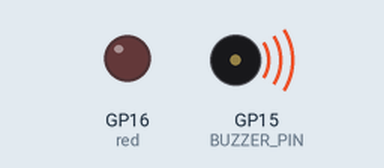
This program was run on a simulated Raspberry Pi Pico running MicroPython. Shown: output pins drawn as LEDs (lit = HIGH), buzzer (waves = sounding). At 6.8 s the program stops and its outputs stay as they are.

Above: at 0.2 s.
At 6.8 s:
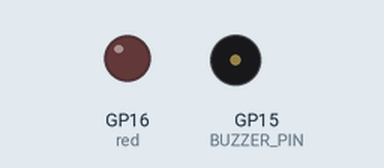
Timing chart, 0 to 8.3 s (numbered marks = the images above):
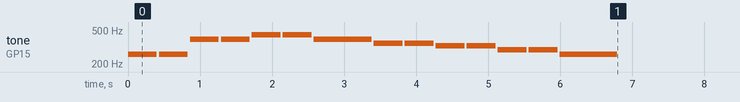

The program:

your_task.py
```python
import machine
import utime
from machine import Pin, PWM
from time import sleep

RED_PIN = 16
BRIGHTNESS = 1
MAX_COLOUR_VALUE = 255

red = PWM(Pin(RED_PIN))
red.freq(1000)
ACTIVE_LOW = False

def show_red(value):
    r_val = int(value * 65535 / MAX_COLOUR_VALUE * BRIGHTNESS)
    if ACTIVE_LOW:
        r_val = 65535 - r_val
    red.duty_u16(r_val)
BUZZER_PIN = 15
pwm = machine.PWM(machine.Pin(BUZZER_PIN))
DEFAULT_DUTY = 32768

# Note frequencies (Hz)
# DEFINE NEW NOTES HERE IF NEEDED
C4 = 261
D4 = 294
E4 = 329
F4 = 349
G4 = 392
A4 = 440
B4 = 494
# C5 = 523
# E5 = 659
# G5 = 784
# D5 = 587
# C6 = 1047
# F5 = 698
# A5 = 880

def play_tone(freq, ms):
    if freq == 0:
        pwm.duty_u16(0)
        utime.sleep_ms(ms)
        return
    pwm.freq(int(freq))
    #HINT: Turn on LED when playing a note here, choose any brightness you like
    pwm.duty_u16(DEFAULT_DUTY)
    utime.sleep_ms(ms)
    pwm.duty_u16(0)
    #HINT: Turn off LED after the note here
    utime.sleep_ms(30)

def play_song():
    #"Twinkle Twinkle Little Star" (short)
    #(c4, 400) means play C4 for 400 ms
    melody = [
        (C4, 400), (C4, 400), (G4, 400), (G4, 400),
        (A4, 400), (A4, 400), (G4, 800),
        (F4, 400), (F4, 400), (E4, 400), (E4, 400),
        (D4, 400), (D4, 400), (C4, 800),
    ]

    for note, dur in melody:
        play_tone(note, dur)


try:
    play_song()
finally:
    pwm.duty_u16(0)
    pwm.deinit()

# Your task:
# 1. Modify the melody to play a different song instead!
    # you can use any song you like, just make sure to define the notes
    # Define the new notes where the others are defined, if you need a pause, use (0, duration_in_ms).

    # you can ask ChatGPT to help you with the melody if you need.
    # e.g. "Can you help me write a short melody for 'Happy Birthday'? Give me the notes and durations (in ms) and order they should be played in."
    # you can even ask it to give you the song in the format used in the code above by providing it an example.

# 2. Turn the LED on and off for each note.
    # Make it so that when a note is played, the LED lights up (you can choose the brightness you like from 0-255).
    # Read through the code where there are comments like "HINT"
```

Measured:
- by itself, tone on GP15 (BUZZER_PIN): plays 261 Hz for 0.40 s, 261 Hz for 0.40 s, 392 Hz for 0.40 s, 392 Hz for 0.40 s, 440 Hz for 0.40 s, 440 Hz for 0.40 s … (14 notes in this stretch)
